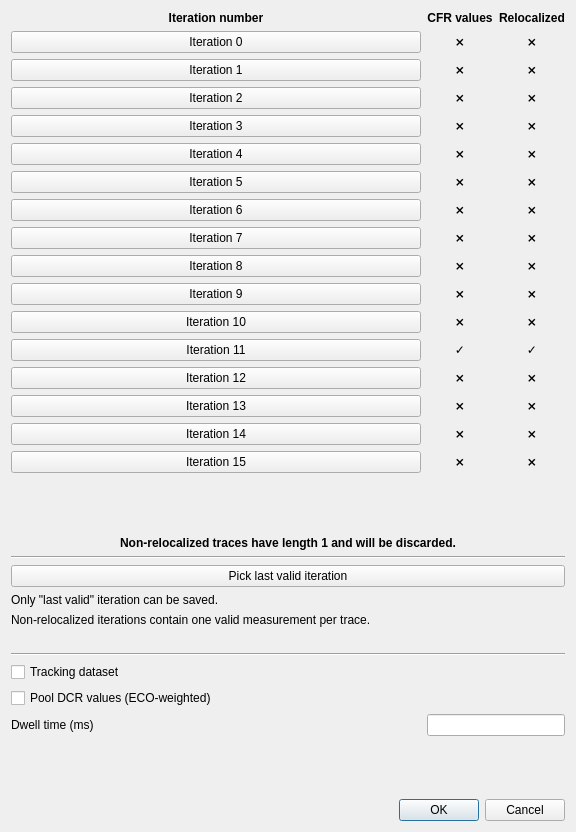
<?xml version="1.0" encoding="UTF-8"?>
<ui version="4.0">
 <class>Importer</class>
 <widget class="QDialog" name="Importer">
  <property name="windowModality">
   <enum>Qt::WindowModality::NonModal</enum>
  </property>
  <property name="geometry">
   <rect>
    <x>0</x>
    <y>0</y>
    <width>576</width>
    <height>832</height>
   </rect>
  </property>
  <property name="sizePolicy">
   <sizepolicy hsizetype="Preferred" vsizetype="Preferred">
    <horstretch>0</horstretch>
    <verstretch>0</verstretch>
   </sizepolicy>
  </property>
  <property name="minimumSize">
   <size>
    <width>260</width>
    <height>0</height>
   </size>
  </property>
  <property name="windowTitle">
   <string>Importer</string>
  </property>
  <property name="modal">
   <bool>true</bool>
  </property>
  <layout class="QGridLayout" name="gridLayout">
   <item row="21" column="0" colspan="3">
    <widget class="QLabel" name="lbLastValidInfo">
     <property name="text">
      <string>Only &quot;last valid&quot; iteration can be saved.</string>
     </property>
    </widget>
   </item>
   <item row="1" column="1">
    <widget class="QLabel" name="lbIter_0">
     <property name="enabled">
      <bool>true</bool>
     </property>
     <property name="sizePolicy">
      <sizepolicy hsizetype="Preferred" vsizetype="Fixed">
       <horstretch>0</horstretch>
       <verstretch>0</verstretch>
      </sizepolicy>
     </property>
     <property name="font">
      <font>
       <bold>true</bold>
      </font>
     </property>
     <property name="text">
      <string>⨯</string>
     </property>
     <property name="alignment">
      <set>Qt::AlignmentFlag::AlignCenter</set>
     </property>
    </widget>
   </item>
   <item row="6" column="2">
    <widget class="QLabel" name="lbReloc_5">
     <property name="sizePolicy">
      <sizepolicy hsizetype="Preferred" vsizetype="Fixed">
       <horstretch>0</horstretch>
       <verstretch>0</verstretch>
      </sizepolicy>
     </property>
     <property name="font">
      <font>
       <bold>true</bold>
      </font>
     </property>
     <property name="text">
      <string>⨯</string>
     </property>
     <property name="alignment">
      <set>Qt::AlignmentFlag::AlignCenter</set>
     </property>
    </widget>
   </item>
   <item row="4" column="0">
    <widget class="QPushButton" name="pbIter_3">
     <property name="enabled">
      <bool>true</bool>
     </property>
     <property name="sizePolicy">
      <sizepolicy hsizetype="Minimum" vsizetype="Fixed">
       <horstretch>0</horstretch>
       <verstretch>0</verstretch>
      </sizepolicy>
     </property>
     <property name="text">
      <string>Iteration 3</string>
     </property>
     <property name="checkable">
      <bool>false</bool>
     </property>
    </widget>
   </item>
   <item row="2" column="0">
    <widget class="QPushButton" name="pbIter_1">
     <property name="enabled">
      <bool>true</bool>
     </property>
     <property name="sizePolicy">
      <sizepolicy hsizetype="Minimum" vsizetype="Fixed">
       <horstretch>0</horstretch>
       <verstretch>0</verstretch>
      </sizepolicy>
     </property>
     <property name="text">
      <string>Iteration 1</string>
     </property>
     <property name="checkable">
      <bool>false</bool>
     </property>
    </widget>
   </item>
   <item row="17" column="0">
    <spacer name="verticalSpacer_2">
     <property name="orientation">
      <enum>Qt::Orientation::Vertical</enum>
     </property>
     <property name="sizeHint" stdset="0">
      <size>
       <width>20</width>
       <height>20</height>
      </size>
     </property>
    </spacer>
   </item>
   <item row="6" column="0">
    <widget class="QPushButton" name="pbIter_5">
     <property name="enabled">
      <bool>true</bool>
     </property>
     <property name="sizePolicy">
      <sizepolicy hsizetype="Minimum" vsizetype="Fixed">
       <horstretch>0</horstretch>
       <verstretch>0</verstretch>
      </sizepolicy>
     </property>
     <property name="text">
      <string>Iteration 5</string>
     </property>
     <property name="checkable">
      <bool>false</bool>
     </property>
    </widget>
   </item>
   <item row="9" column="0">
    <widget class="QPushButton" name="pbIter_8">
     <property name="enabled">
      <bool>true</bool>
     </property>
     <property name="sizePolicy">
      <sizepolicy hsizetype="Minimum" vsizetype="Fixed">
       <horstretch>0</horstretch>
       <verstretch>0</verstretch>
      </sizepolicy>
     </property>
     <property name="text">
      <string>Iteration 8</string>
     </property>
     <property name="checkable">
      <bool>false</bool>
     </property>
    </widget>
   </item>
   <item row="10" column="0">
    <widget class="QPushButton" name="pbIter_9">
     <property name="enabled">
      <bool>true</bool>
     </property>
     <property name="sizePolicy">
      <sizepolicy hsizetype="Minimum" vsizetype="Fixed">
       <horstretch>0</horstretch>
       <verstretch>0</verstretch>
      </sizepolicy>
     </property>
     <property name="text">
      <string>Iteration 9</string>
     </property>
     <property name="checkable">
      <bool>false</bool>
     </property>
    </widget>
   </item>
   <item row="5" column="0">
    <widget class="QPushButton" name="pbIter_4">
     <property name="enabled">
      <bool>true</bool>
     </property>
     <property name="sizePolicy">
      <sizepolicy hsizetype="Minimum" vsizetype="Fixed">
       <horstretch>0</horstretch>
       <verstretch>0</verstretch>
      </sizepolicy>
     </property>
     <property name="text">
      <string>Iteration 4</string>
     </property>
     <property name="checkable">
      <bool>false</bool>
     </property>
    </widget>
   </item>
   <item row="19" column="0" colspan="3">
    <widget class="Line" name="line_2">
     <property name="orientation">
      <enum>Qt::Orientation::Horizontal</enum>
     </property>
    </widget>
   </item>
   <item row="23" column="0">
    <spacer name="fixedVerticalSpacer">
     <property name="orientation">
      <enum>Qt::Orientation::Vertical</enum>
     </property>
     <property name="sizeType">
      <enum>QSizePolicy::Policy::Fixed</enum>
     </property>
     <property name="sizeHint" stdset="0">
      <size>
       <width>20</width>
       <height>20</height>
      </size>
     </property>
    </spacer>
   </item>
   <item row="9" column="2">
    <widget class="QLabel" name="lbReloc_8">
     <property name="sizePolicy">
      <sizepolicy hsizetype="Preferred" vsizetype="Fixed">
       <horstretch>0</horstretch>
       <verstretch>0</verstretch>
      </sizepolicy>
     </property>
     <property name="font">
      <font>
       <bold>true</bold>
      </font>
     </property>
     <property name="text">
      <string>⨯</string>
     </property>
     <property name="alignment">
      <set>Qt::AlignmentFlag::AlignCenter</set>
     </property>
    </widget>
   </item>
   <item row="3" column="2">
    <widget class="QLabel" name="lbReloc_2">
     <property name="sizePolicy">
      <sizepolicy hsizetype="Preferred" vsizetype="Fixed">
       <horstretch>0</horstretch>
       <verstretch>0</verstretch>
      </sizepolicy>
     </property>
     <property name="font">
      <font>
       <bold>true</bold>
      </font>
     </property>
     <property name="text">
      <string>⨯</string>
     </property>
     <property name="alignment">
      <set>Qt::AlignmentFlag::AlignCenter</set>
     </property>
    </widget>
   </item>
   <item row="4" column="1">
    <widget class="QLabel" name="lbIter_3">
     <property name="enabled">
      <bool>true</bool>
     </property>
     <property name="sizePolicy">
      <sizepolicy hsizetype="Preferred" vsizetype="Fixed">
       <horstretch>0</horstretch>
       <verstretch>0</verstretch>
      </sizepolicy>
     </property>
     <property name="font">
      <font>
       <bold>true</bold>
      </font>
     </property>
     <property name="text">
      <string>⨯</string>
     </property>
     <property name="alignment">
      <set>Qt::AlignmentFlag::AlignCenter</set>
     </property>
    </widget>
   </item>
   <item row="0" column="0">
    <widget class="QLabel" name="lbIteration">
     <property name="font">
      <font>
       <bold>true</bold>
      </font>
     </property>
     <property name="text">
      <string>Iteration number</string>
     </property>
     <property name="alignment">
      <set>Qt::AlignmentFlag::AlignCenter</set>
     </property>
    </widget>
   </item>
   <item row="8" column="2">
    <widget class="QLabel" name="lbReloc_7">
     <property name="sizePolicy">
      <sizepolicy hsizetype="Preferred" vsizetype="Fixed">
       <horstretch>0</horstretch>
       <verstretch>0</verstretch>
      </sizepolicy>
     </property>
     <property name="font">
      <font>
       <bold>true</bold>
      </font>
     </property>
     <property name="text">
      <string>⨯</string>
     </property>
     <property name="alignment">
      <set>Qt::AlignmentFlag::AlignCenter</set>
     </property>
    </widget>
   </item>
   <item row="1" column="0">
    <widget class="QPushButton" name="pbIter_0">
     <property name="enabled">
      <bool>true</bool>
     </property>
     <property name="sizePolicy">
      <sizepolicy hsizetype="Minimum" vsizetype="Fixed">
       <horstretch>0</horstretch>
       <verstretch>0</verstretch>
      </sizepolicy>
     </property>
     <property name="text">
      <string>Iteration 0</string>
     </property>
     <property name="checkable">
      <bool>false</bool>
     </property>
    </widget>
   </item>
   <item row="14" column="2">
    <widget class="QLabel" name="lbReloc_13">
     <property name="sizePolicy">
      <sizepolicy hsizetype="Preferred" vsizetype="Fixed">
       <horstretch>0</horstretch>
       <verstretch>0</verstretch>
      </sizepolicy>
     </property>
     <property name="font">
      <font>
       <bold>true</bold>
      </font>
     </property>
     <property name="text">
      <string>⨯</string>
     </property>
     <property name="alignment">
      <set>Qt::AlignmentFlag::AlignCenter</set>
     </property>
    </widget>
   </item>
   <item row="11" column="1">
    <widget class="QLabel" name="lbIter_10">
     <property name="enabled">
      <bool>true</bool>
     </property>
     <property name="sizePolicy">
      <sizepolicy hsizetype="Preferred" vsizetype="Fixed">
       <horstretch>0</horstretch>
       <verstretch>0</verstretch>
      </sizepolicy>
     </property>
     <property name="font">
      <font>
       <bold>true</bold>
      </font>
     </property>
     <property name="text">
      <string>⨯</string>
     </property>
     <property name="alignment">
      <set>Qt::AlignmentFlag::AlignCenter</set>
     </property>
    </widget>
   </item>
   <item row="15" column="2">
    <widget class="QLabel" name="lbReloc_14">
     <property name="sizePolicy">
      <sizepolicy hsizetype="Preferred" vsizetype="Fixed">
       <horstretch>0</horstretch>
       <verstretch>0</verstretch>
      </sizepolicy>
     </property>
     <property name="font">
      <font>
       <bold>true</bold>
      </font>
     </property>
     <property name="text">
      <string>⨯</string>
     </property>
     <property name="alignment">
      <set>Qt::AlignmentFlag::AlignCenter</set>
     </property>
    </widget>
   </item>
   <item row="25" column="0" colspan="3">
    <widget class="Line" name="line">
     <property name="orientation">
      <enum>Qt::Orientation::Horizontal</enum>
     </property>
    </widget>
   </item>
   <item row="5" column="2">
    <widget class="QLabel" name="lbReloc_4">
     <property name="sizePolicy">
      <sizepolicy hsizetype="Preferred" vsizetype="Fixed">
       <horstretch>0</horstretch>
       <verstretch>0</verstretch>
      </sizepolicy>
     </property>
     <property name="font">
      <font>
       <bold>true</bold>
      </font>
     </property>
     <property name="text">
      <string>⨯</string>
     </property>
     <property name="alignment">
      <set>Qt::AlignmentFlag::AlignCenter</set>
     </property>
    </widget>
   </item>
   <item row="14" column="0">
    <widget class="QPushButton" name="pbIter_13">
     <property name="enabled">
      <bool>true</bool>
     </property>
     <property name="sizePolicy">
      <sizepolicy hsizetype="Minimum" vsizetype="Fixed">
       <horstretch>0</horstretch>
       <verstretch>0</verstretch>
      </sizepolicy>
     </property>
     <property name="text">
      <string>Iteration 13</string>
     </property>
     <property name="checkable">
      <bool>false</bool>
     </property>
    </widget>
   </item>
   <item row="20" column="0" colspan="3">
    <widget class="QPushButton" name="pb_last_valid">
     <property name="text">
      <string>Pick last valid iteration</string>
     </property>
     <property name="checkable">
      <bool>false</bool>
     </property>
    </widget>
   </item>
   <item row="28" column="0">
    <widget class="QLabel" name="lbDwellTime">
     <property name="sizePolicy">
      <sizepolicy hsizetype="MinimumExpanding" vsizetype="Fixed">
       <horstretch>0</horstretch>
       <verstretch>0</verstretch>
      </sizepolicy>
     </property>
     <property name="text">
      <string>Dwell time (ms)</string>
     </property>
    </widget>
   </item>
   <item row="29" column="0">
    <spacer name="verticalSpacer">
     <property name="orientation">
      <enum>Qt::Orientation::Vertical</enum>
     </property>
     <property name="sizeHint" stdset="0">
      <size>
       <width>20</width>
       <height>40</height>
      </size>
     </property>
    </spacer>
   </item>
   <item row="13" column="0">
    <widget class="QPushButton" name="pbIter_12">
     <property name="enabled">
      <bool>true</bool>
     </property>
     <property name="sizePolicy">
      <sizepolicy hsizetype="Minimum" vsizetype="Fixed">
       <horstretch>0</horstretch>
       <verstretch>0</verstretch>
      </sizepolicy>
     </property>
     <property name="text">
      <string>Iteration 12</string>
     </property>
     <property name="checkable">
      <bool>false</bool>
     </property>
    </widget>
   </item>
   <item row="11" column="0">
    <widget class="QPushButton" name="pbIter_10">
     <property name="enabled">
      <bool>true</bool>
     </property>
     <property name="sizePolicy">
      <sizepolicy hsizetype="Minimum" vsizetype="Fixed">
       <horstretch>0</horstretch>
       <verstretch>0</verstretch>
      </sizepolicy>
     </property>
     <property name="text">
      <string>Iteration 10</string>
     </property>
     <property name="checkable">
      <bool>false</bool>
     </property>
    </widget>
   </item>
   <item row="16" column="2">
    <widget class="QLabel" name="lbReloc_15">
     <property name="sizePolicy">
      <sizepolicy hsizetype="Preferred" vsizetype="Fixed">
       <horstretch>0</horstretch>
       <verstretch>0</verstretch>
      </sizepolicy>
     </property>
     <property name="font">
      <font>
       <bold>true</bold>
      </font>
     </property>
     <property name="text">
      <string>⨯</string>
     </property>
     <property name="alignment">
      <set>Qt::AlignmentFlag::AlignCenter</set>
     </property>
    </widget>
   </item>
   <item row="9" column="1">
    <widget class="QLabel" name="lbIter_8">
     <property name="enabled">
      <bool>true</bool>
     </property>
     <property name="sizePolicy">
      <sizepolicy hsizetype="Preferred" vsizetype="Fixed">
       <horstretch>0</horstretch>
       <verstretch>0</verstretch>
      </sizepolicy>
     </property>
     <property name="font">
      <font>
       <bold>true</bold>
      </font>
     </property>
     <property name="text">
      <string>⨯</string>
     </property>
     <property name="alignment">
      <set>Qt::AlignmentFlag::AlignCenter</set>
     </property>
    </widget>
   </item>
   <item row="14" column="1">
    <widget class="QLabel" name="lbIter_13">
     <property name="enabled">
      <bool>true</bool>
     </property>
     <property name="sizePolicy">
      <sizepolicy hsizetype="Preferred" vsizetype="Fixed">
       <horstretch>0</horstretch>
       <verstretch>0</verstretch>
      </sizepolicy>
     </property>
     <property name="font">
      <font>
       <bold>true</bold>
      </font>
     </property>
     <property name="text">
      <string>⨯</string>
     </property>
     <property name="alignment">
      <set>Qt::AlignmentFlag::AlignCenter</set>
     </property>
    </widget>
   </item>
   <item row="16" column="0">
    <widget class="QPushButton" name="pbIter_15">
     <property name="enabled">
      <bool>true</bool>
     </property>
     <property name="sizePolicy">
      <sizepolicy hsizetype="Minimum" vsizetype="Fixed">
       <horstretch>0</horstretch>
       <verstretch>0</verstretch>
      </sizepolicy>
     </property>
     <property name="text">
      <string>Iteration 15</string>
     </property>
     <property name="checkable">
      <bool>false</bool>
     </property>
    </widget>
   </item>
   <item row="27" column="0" colspan="3">
    <widget class="QCheckBox" name="cbPoolDCR">
     <property name="text">
      <string>Pool DCR values (ECO-weighted)</string>
     </property>
    </widget>
   </item>
   <item row="13" column="2">
    <widget class="QLabel" name="lbReloc_12">
     <property name="sizePolicy">
      <sizepolicy hsizetype="Preferred" vsizetype="Fixed">
       <horstretch>0</horstretch>
       <verstretch>0</verstretch>
      </sizepolicy>
     </property>
     <property name="font">
      <font>
       <bold>true</bold>
      </font>
     </property>
     <property name="text">
      <string>⨯</string>
     </property>
     <property name="alignment">
      <set>Qt::AlignmentFlag::AlignCenter</set>
     </property>
    </widget>
   </item>
   <item row="8" column="0">
    <widget class="QPushButton" name="pbIter_7">
     <property name="enabled">
      <bool>true</bool>
     </property>
     <property name="sizePolicy">
      <sizepolicy hsizetype="Minimum" vsizetype="Fixed">
       <horstretch>0</horstretch>
       <verstretch>0</verstretch>
      </sizepolicy>
     </property>
     <property name="text">
      <string>Iteration 7</string>
     </property>
     <property name="checkable">
      <bool>false</bool>
     </property>
    </widget>
   </item>
   <item row="12" column="2">
    <widget class="QLabel" name="lbReloc_11">
     <property name="sizePolicy">
      <sizepolicy hsizetype="Preferred" vsizetype="Fixed">
       <horstretch>0</horstretch>
       <verstretch>0</verstretch>
      </sizepolicy>
     </property>
     <property name="font">
      <font>
       <bold>true</bold>
      </font>
     </property>
     <property name="text">
      <string>✓</string>
     </property>
     <property name="alignment">
      <set>Qt::AlignmentFlag::AlignCenter</set>
     </property>
    </widget>
   </item>
   <item row="7" column="0">
    <widget class="QPushButton" name="pbIter_6">
     <property name="enabled">
      <bool>true</bool>
     </property>
     <property name="sizePolicy">
      <sizepolicy hsizetype="Minimum" vsizetype="Fixed">
       <horstretch>0</horstretch>
       <verstretch>0</verstretch>
      </sizepolicy>
     </property>
     <property name="text">
      <string>Iteration 6</string>
     </property>
     <property name="checkable">
      <bool>false</bool>
     </property>
    </widget>
   </item>
   <item row="10" column="2">
    <widget class="QLabel" name="lbReloc_9">
     <property name="sizePolicy">
      <sizepolicy hsizetype="Preferred" vsizetype="Fixed">
       <horstretch>0</horstretch>
       <verstretch>0</verstretch>
      </sizepolicy>
     </property>
     <property name="font">
      <font>
       <bold>true</bold>
      </font>
     </property>
     <property name="text">
      <string>⨯</string>
     </property>
     <property name="alignment">
      <set>Qt::AlignmentFlag::AlignCenter</set>
     </property>
    </widget>
   </item>
   <item row="10" column="1">
    <widget class="QLabel" name="lbIter_9">
     <property name="enabled">
      <bool>true</bool>
     </property>
     <property name="sizePolicy">
      <sizepolicy hsizetype="Preferred" vsizetype="Fixed">
       <horstretch>0</horstretch>
       <verstretch>0</verstretch>
      </sizepolicy>
     </property>
     <property name="font">
      <font>
       <bold>true</bold>
      </font>
     </property>
     <property name="text">
      <string>⨯</string>
     </property>
     <property name="alignment">
      <set>Qt::AlignmentFlag::AlignCenter</set>
     </property>
    </widget>
   </item>
   <item row="3" column="0">
    <widget class="QPushButton" name="pbIter_2">
     <property name="enabled">
      <bool>true</bool>
     </property>
     <property name="sizePolicy">
      <sizepolicy hsizetype="Minimum" vsizetype="Fixed">
       <horstretch>0</horstretch>
       <verstretch>0</verstretch>
      </sizepolicy>
     </property>
     <property name="text">
      <string>Iteration 2</string>
     </property>
     <property name="checkable">
      <bool>false</bool>
     </property>
    </widget>
   </item>
   <item row="5" column="1">
    <widget class="QLabel" name="lbIter_4">
     <property name="enabled">
      <bool>true</bool>
     </property>
     <property name="sizePolicy">
      <sizepolicy hsizetype="Preferred" vsizetype="Fixed">
       <horstretch>0</horstretch>
       <verstretch>0</verstretch>
      </sizepolicy>
     </property>
     <property name="font">
      <font>
       <bold>true</bold>
      </font>
     </property>
     <property name="text">
      <string>⨯</string>
     </property>
     <property name="alignment">
      <set>Qt::AlignmentFlag::AlignCenter</set>
     </property>
    </widget>
   </item>
   <item row="4" column="2">
    <widget class="QLabel" name="lbReloc_3">
     <property name="sizePolicy">
      <sizepolicy hsizetype="Preferred" vsizetype="Fixed">
       <horstretch>0</horstretch>
       <verstretch>0</verstretch>
      </sizepolicy>
     </property>
     <property name="font">
      <font>
       <bold>true</bold>
      </font>
     </property>
     <property name="text">
      <string>⨯</string>
     </property>
     <property name="alignment">
      <set>Qt::AlignmentFlag::AlignCenter</set>
     </property>
    </widget>
   </item>
   <item row="2" column="2">
    <widget class="QLabel" name="lbReloc_1">
     <property name="sizePolicy">
      <sizepolicy hsizetype="Preferred" vsizetype="Fixed">
       <horstretch>0</horstretch>
       <verstretch>0</verstretch>
      </sizepolicy>
     </property>
     <property name="font">
      <font>
       <bold>true</bold>
      </font>
     </property>
     <property name="text">
      <string>⨯</string>
     </property>
     <property name="alignment">
      <set>Qt::AlignmentFlag::AlignCenter</set>
     </property>
    </widget>
   </item>
   <item row="11" column="2">
    <widget class="QLabel" name="lbReloc_10">
     <property name="sizePolicy">
      <sizepolicy hsizetype="Preferred" vsizetype="Fixed">
       <horstretch>0</horstretch>
       <verstretch>0</verstretch>
      </sizepolicy>
     </property>
     <property name="font">
      <font>
       <bold>true</bold>
      </font>
     </property>
     <property name="text">
      <string>⨯</string>
     </property>
     <property name="alignment">
      <set>Qt::AlignmentFlag::AlignCenter</set>
     </property>
    </widget>
   </item>
   <item row="30" column="0" colspan="3">
    <widget class="QDialogButtonBox" name="buttonBox">
     <property name="orientation">
      <enum>Qt::Orientation::Horizontal</enum>
     </property>
     <property name="standardButtons">
      <set>QDialogButtonBox::StandardButton::Cancel|QDialogButtonBox::StandardButton::Ok</set>
     </property>
    </widget>
   </item>
   <item row="7" column="1">
    <widget class="QLabel" name="lbIter_6">
     <property name="enabled">
      <bool>true</bool>
     </property>
     <property name="sizePolicy">
      <sizepolicy hsizetype="Preferred" vsizetype="Fixed">
       <horstretch>0</horstretch>
       <verstretch>0</verstretch>
      </sizepolicy>
     </property>
     <property name="font">
      <font>
       <bold>true</bold>
      </font>
     </property>
     <property name="text">
      <string>⨯</string>
     </property>
     <property name="alignment">
      <set>Qt::AlignmentFlag::AlignCenter</set>
     </property>
    </widget>
   </item>
   <item row="15" column="1">
    <widget class="QLabel" name="lbIter_14">
     <property name="enabled">
      <bool>true</bool>
     </property>
     <property name="sizePolicy">
      <sizepolicy hsizetype="Preferred" vsizetype="Fixed">
       <horstretch>0</horstretch>
       <verstretch>0</verstretch>
      </sizepolicy>
     </property>
     <property name="font">
      <font>
       <bold>true</bold>
      </font>
     </property>
     <property name="text">
      <string>⨯</string>
     </property>
     <property name="alignment">
      <set>Qt::AlignmentFlag::AlignCenter</set>
     </property>
    </widget>
   </item>
   <item row="7" column="2">
    <widget class="QLabel" name="lbReloc_6">
     <property name="sizePolicy">
      <sizepolicy hsizetype="Preferred" vsizetype="Fixed">
       <horstretch>0</horstretch>
       <verstretch>0</verstretch>
      </sizepolicy>
     </property>
     <property name="font">
      <font>
       <bold>true</bold>
      </font>
     </property>
     <property name="text">
      <string>⨯</string>
     </property>
     <property name="alignment">
      <set>Qt::AlignmentFlag::AlignCenter</set>
     </property>
    </widget>
   </item>
   <item row="13" column="1">
    <widget class="QLabel" name="lbIter_12">
     <property name="enabled">
      <bool>true</bool>
     </property>
     <property name="sizePolicy">
      <sizepolicy hsizetype="Preferred" vsizetype="Fixed">
       <horstretch>0</horstretch>
       <verstretch>0</verstretch>
      </sizepolicy>
     </property>
     <property name="font">
      <font>
       <bold>true</bold>
      </font>
     </property>
     <property name="text">
      <string>⨯</string>
     </property>
     <property name="alignment">
      <set>Qt::AlignmentFlag::AlignCenter</set>
     </property>
    </widget>
   </item>
   <item row="26" column="0">
    <widget class="QCheckBox" name="cbTracking">
     <property name="text">
      <string>Tracking dataset</string>
     </property>
    </widget>
   </item>
   <item row="6" column="1">
    <widget class="QLabel" name="lbIter_5">
     <property name="enabled">
      <bool>true</bool>
     </property>
     <property name="sizePolicy">
      <sizepolicy hsizetype="Preferred" vsizetype="Fixed">
       <horstretch>0</horstretch>
       <verstretch>0</verstretch>
      </sizepolicy>
     </property>
     <property name="font">
      <font>
       <bold>true</bold>
      </font>
     </property>
     <property name="text">
      <string>⨯</string>
     </property>
     <property name="alignment">
      <set>Qt::AlignmentFlag::AlignCenter</set>
     </property>
    </widget>
   </item>
   <item row="1" column="2">
    <widget class="QLabel" name="lbReloc_0">
     <property name="sizePolicy">
      <sizepolicy hsizetype="Preferred" vsizetype="Fixed">
       <horstretch>0</horstretch>
       <verstretch>0</verstretch>
      </sizepolicy>
     </property>
     <property name="font">
      <font>
       <bold>true</bold>
      </font>
     </property>
     <property name="text">
      <string>⨯</string>
     </property>
     <property name="alignment">
      <set>Qt::AlignmentFlag::AlignCenter</set>
     </property>
    </widget>
   </item>
   <item row="0" column="1">
    <widget class="QLabel" name="lbCFRValues">
     <property name="font">
      <font>
       <bold>true</bold>
      </font>
     </property>
     <property name="text">
      <string>CFR values</string>
     </property>
     <property name="alignment">
      <set>Qt::AlignmentFlag::AlignCenter</set>
     </property>
    </widget>
   </item>
   <item row="16" column="1">
    <widget class="QLabel" name="lbIter_15">
     <property name="enabled">
      <bool>true</bool>
     </property>
     <property name="sizePolicy">
      <sizepolicy hsizetype="Preferred" vsizetype="Fixed">
       <horstretch>0</horstretch>
       <verstretch>0</verstretch>
      </sizepolicy>
     </property>
     <property name="font">
      <font>
       <bold>true</bold>
      </font>
     </property>
     <property name="text">
      <string>⨯</string>
     </property>
     <property name="alignment">
      <set>Qt::AlignmentFlag::AlignCenter</set>
     </property>
    </widget>
   </item>
   <item row="3" column="1">
    <widget class="QLabel" name="lbIter_2">
     <property name="enabled">
      <bool>true</bool>
     </property>
     <property name="sizePolicy">
      <sizepolicy hsizetype="Preferred" vsizetype="Fixed">
       <horstretch>0</horstretch>
       <verstretch>0</verstretch>
      </sizepolicy>
     </property>
     <property name="font">
      <font>
       <bold>true</bold>
      </font>
     </property>
     <property name="text">
      <string>⨯</string>
     </property>
     <property name="alignment">
      <set>Qt::AlignmentFlag::AlignCenter</set>
     </property>
    </widget>
   </item>
   <item row="15" column="0">
    <widget class="QPushButton" name="pbIter_14">
     <property name="enabled">
      <bool>true</bool>
     </property>
     <property name="sizePolicy">
      <sizepolicy hsizetype="Minimum" vsizetype="Fixed">
       <horstretch>0</horstretch>
       <verstretch>0</verstretch>
      </sizepolicy>
     </property>
     <property name="text">
      <string>Iteration 14</string>
     </property>
     <property name="checkable">
      <bool>false</bool>
     </property>
    </widget>
   </item>
   <item row="8" column="1">
    <widget class="QLabel" name="lbIter_7">
     <property name="enabled">
      <bool>true</bool>
     </property>
     <property name="sizePolicy">
      <sizepolicy hsizetype="Preferred" vsizetype="Fixed">
       <horstretch>0</horstretch>
       <verstretch>0</verstretch>
      </sizepolicy>
     </property>
     <property name="font">
      <font>
       <bold>true</bold>
      </font>
     </property>
     <property name="text">
      <string>⨯</string>
     </property>
     <property name="alignment">
      <set>Qt::AlignmentFlag::AlignCenter</set>
     </property>
    </widget>
   </item>
   <item row="0" column="2">
    <widget class="QLabel" name="lbReloc">
     <property name="font">
      <font>
       <bold>true</bold>
      </font>
     </property>
     <property name="text">
      <string>Relocalized</string>
     </property>
     <property name="alignment">
      <set>Qt::AlignmentFlag::AlignCenter</set>
     </property>
    </widget>
   </item>
   <item row="28" column="1" colspan="2">
    <widget class="QLineEdit" name="leDwellTime">
     <property name="sizePolicy">
      <sizepolicy hsizetype="Minimum" vsizetype="Fixed">
       <horstretch>0</horstretch>
       <verstretch>0</verstretch>
      </sizepolicy>
     </property>
    </widget>
   </item>
   <item row="12" column="1">
    <widget class="QLabel" name="lbIter_11">
     <property name="enabled">
      <bool>true</bool>
     </property>
     <property name="sizePolicy">
      <sizepolicy hsizetype="Preferred" vsizetype="Fixed">
       <horstretch>0</horstretch>
       <verstretch>0</verstretch>
      </sizepolicy>
     </property>
     <property name="font">
      <font>
       <bold>true</bold>
      </font>
     </property>
     <property name="text">
      <string>✓</string>
     </property>
     <property name="alignment">
      <set>Qt::AlignmentFlag::AlignCenter</set>
     </property>
    </widget>
   </item>
   <item row="12" column="0">
    <widget class="QPushButton" name="pbIter_11">
     <property name="enabled">
      <bool>true</bool>
     </property>
     <property name="sizePolicy">
      <sizepolicy hsizetype="Minimum" vsizetype="Fixed">
       <horstretch>0</horstretch>
       <verstretch>0</verstretch>
      </sizepolicy>
     </property>
     <property name="text">
      <string>Iteration 11</string>
     </property>
     <property name="checkable">
      <bool>false</bool>
     </property>
    </widget>
   </item>
   <item row="22" column="0" colspan="3">
    <widget class="QLabel" name="lbRelocInfo">
     <property name="text">
      <string>Non-relocalized iterations contain one valid measurement per trace.</string>
     </property>
    </widget>
   </item>
   <item row="2" column="1">
    <widget class="QLabel" name="lbIter_1">
     <property name="enabled">
      <bool>true</bool>
     </property>
     <property name="sizePolicy">
      <sizepolicy hsizetype="Preferred" vsizetype="Fixed">
       <horstretch>0</horstretch>
       <verstretch>0</verstretch>
      </sizepolicy>
     </property>
     <property name="font">
      <font>
       <bold>true</bold>
      </font>
     </property>
     <property name="text">
      <string>⨯</string>
     </property>
     <property name="alignment">
      <set>Qt::AlignmentFlag::AlignCenter</set>
     </property>
    </widget>
   </item>
   <item row="18" column="0" colspan="3">
    <widget class="QLabel" name="lbSelectionWarning">
     <property name="font">
      <font>
       <bold>true</bold>
      </font>
     </property>
     <property name="text">
      <string>Non-relocalized traces have length 1 and will be discarded.</string>
     </property>
     <property name="alignment">
      <set>Qt::AlignmentFlag::AlignCenter</set>
     </property>
    </widget>
   </item>
  </layout>
 </widget>
 <tabstops>
  <tabstop>pbIter_0</tabstop>
  <tabstop>pbIter_1</tabstop>
  <tabstop>pbIter_2</tabstop>
  <tabstop>pbIter_3</tabstop>
  <tabstop>pbIter_4</tabstop>
  <tabstop>pbIter_5</tabstop>
  <tabstop>pbIter_6</tabstop>
  <tabstop>pbIter_7</tabstop>
  <tabstop>pbIter_8</tabstop>
  <tabstop>pbIter_9</tabstop>
  <tabstop>pbIter_10</tabstop>
  <tabstop>pbIter_11</tabstop>
  <tabstop>pbIter_12</tabstop>
  <tabstop>pbIter_13</tabstop>
  <tabstop>pbIter_14</tabstop>
  <tabstop>pbIter_15</tabstop>
  <tabstop>pb_last_valid</tabstop>
  <tabstop>cbTracking</tabstop>
  <tabstop>cbPoolDCR</tabstop>
  <tabstop>leDwellTime</tabstop>
 </tabstops>
 <resources/>
 <connections>
  <connection>
   <sender>buttonBox</sender>
   <signal>accepted()</signal>
   <receiver>Importer</receiver>
   <slot>accept()</slot>
   <hints>
    <hint type="sourcelabel">
     <x>248</x>
     <y>254</y>
    </hint>
    <hint type="destinationlabel">
     <x>157</x>
     <y>274</y>
    </hint>
   </hints>
  </connection>
  <connection>
   <sender>buttonBox</sender>
   <signal>rejected()</signal>
   <receiver>Importer</receiver>
   <slot>reject()</slot>
   <hints>
    <hint type="sourcelabel">
     <x>316</x>
     <y>260</y>
    </hint>
    <hint type="destinationlabel">
     <x>286</x>
     <y>274</y>
    </hint>
   </hints>
  </connection>
 </connections>
</ui>
